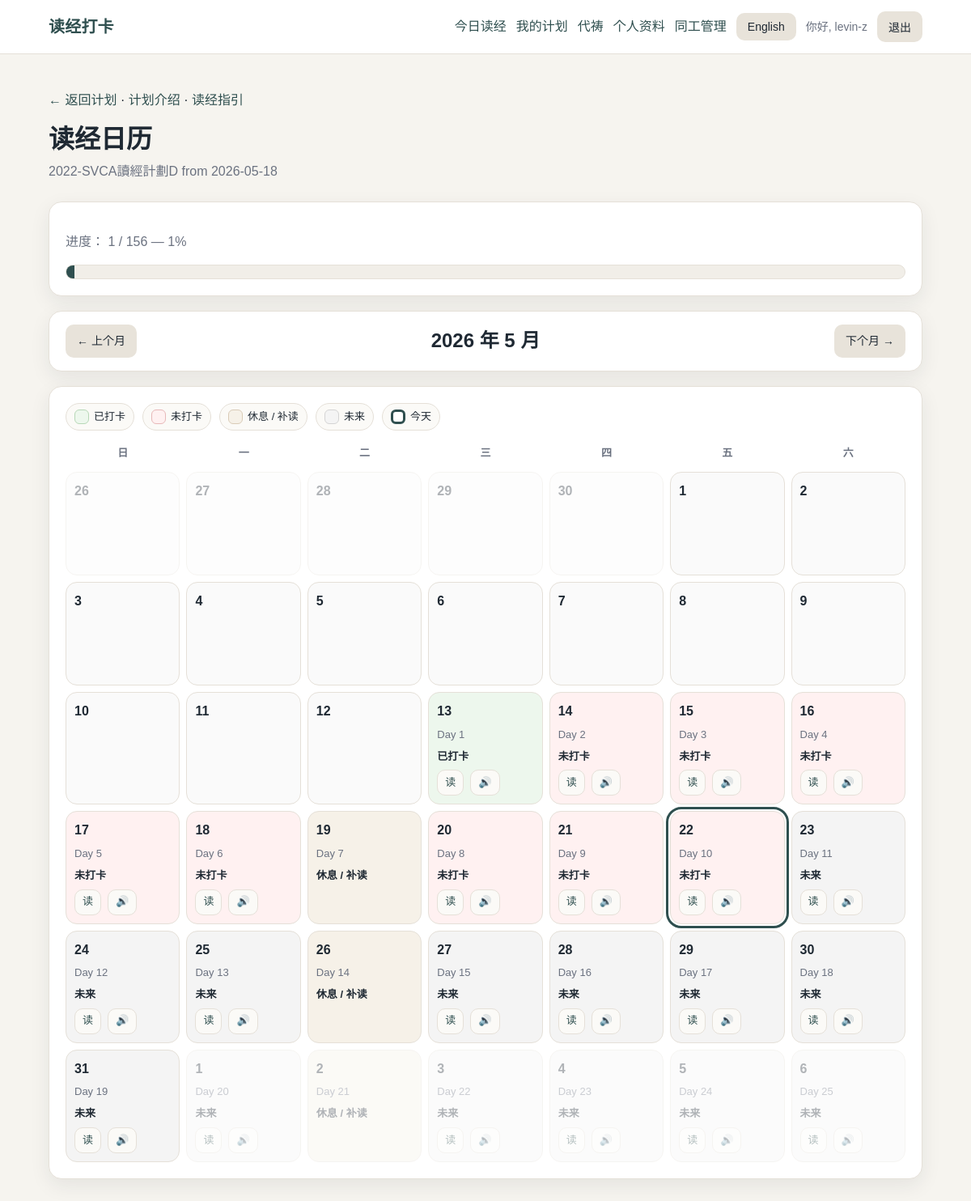
The page /plans/3/calendar/ (signed in) on the database its author committed.
### accounts/models.py (models this page shows, shortened)
class Profile(models.Model):
    LANGUAGE_CHOICES = [
        ("zh", "中文"),
        ("en", "English"),
    ]
    user = models.OneToOneField(
        settings.AUTH_USER_MODEL,
        on_delete=models.CASCADE,
        related_name="profile",
    )
    small_group = models.ForeignKey(
        SmallGroup,
        on_delete=models.SET_NULL,
        null=True,
        blank=True,
        related_name="members",
    )
    preferred_language = models.CharField(
        max_length=2,
        choices=LANGUAGE_CHOICES,
        default="zh",
    )
    must_change_password = models.BooleanField(default=False)

### reading/models.py (models this page shows, shortened)
class ActivePlan(models.Model):
    plan = models.ForeignKey(ReadingPlan, on_delete=models.PROTECT, related_name="active_runs")
    start_date = models.DateField()
    title = models.CharField(max_length=150, blank=True)
    class Meta:
        ordering = ["-start_date"]
    def current_day_number(self):
        delta = timezone.localdate() - self.start_date
        return delta.days + 1

class ReadingPlanDay(models.Model):
    plan = models.ForeignKey(ReadingPlan, on_delete=models.CASCADE, related_name="days")
    day_number = models.PositiveIntegerField()
    reading_text = models.TextField()
    memory_verse = models.CharField(max_length=120, blank=True)
    class Meta:
        unique_together = [("plan", "day_number")]
        ordering = ["plan", "day_number"]

### reading/views.py (the view)
@login_required
def active_plan_calendar(request, active_plan_id):
    active_plan = get_object_or_404(
        ActivePlan.objects.select_related("plan"),
        id=active_plan_id,
    )
    is_enrolled = PlanEnrollment.objects.filter(
        user=request.user,
        active_plan=active_plan,
    ).exists()
    if not is_enrolled:
        messages.error(request, "You need to join this plan before viewing it.")
        return redirect("home")
    year, month = get_requested_calendar_month(request)
    previous_year, previous_month = shift_month(year, month, -1)
    next_year, next_month = shift_month(year, month, 1)
    month_date = date(year, month, 1)
    plan_days = list(
        ReadingPlanDay.objects
        .filter(plan=active_plan.plan)
        .order_by("day_number")
    )
    plan_day_by_number = {
        plan_day.day_number: plan_day
        for plan_day in plan_days
    }
    max_day_number = max(plan_day_by_number.keys(), default=0)
    current_day_number = active_plan.current_day_number()
    today = timezone.localdate()
    checked_plan_day_ids = set(
        CheckIn.objects
        .filter(
            user=request.user,
            active_plan=active_plan,
        )
        .values_list("plan_day_id", flat=True)
    )
    calendar_builder = py_calendar.Calendar(firstweekday=6)
    calendar_weeks = []
    for week in calendar_builder.monthdatescalendar(year, month):
        week_cells = []
        for calendar_date in week:
            day_number = (calendar_date - active_plan.start_date).days + 1
            in_plan_range = 1 <= day_number <= max_day_number
            plan_day = plan_day_by_number.get(day_number)
            passages = get_reading_passages(plan_day) if plan_day else []
            memory_passages = (
                get_memory_passages(plan_day)
                if plan_day and plan_day.memory_verse
                else []
            )
            is_checked = bool(plan_day and plan_day.id in checked_plan_day_ids)
            is_today = calendar_date == today
            is_future = in_plan_range and day_number > current_day_number
            is_rest_day = in_plan_range and plan_day is None
            is_reading_day = plan_day is not None
            is_current_month = calendar_date.month == month
            if not in_plan_range:
                status = "outside"
            elif is_rest_day:
                status = "rest"
            elif is_checked:
                status = "checked"
            elif is_future:
                status = "future"
            elif is_reading_day:
                status = "missing"
            else:
                status = "outside"
            week_cells.append(
                {
                    "date": calendar_date,
                    "day_number": day_number if in_plan_range else None,
                    "plan_day": plan_day,
                    "passages": passages,
                    "memory_passages": memory_passages,
                    "is_checked": is_checked,
                    "is_today": is_today,
                    "is_future": is_future,
                    "is_rest_day": is_rest_day,
                    "is_reading_day": is_reading_day,
                    "is_current_month": is_current_month,
                    "status": status,
                }
            )
        calendar_weeks.append(week_cells)
    total_reading_days = len(plan_days)
    checked_days = len(checked_plan_day_ids)
    progress_percent = (
        round((checked_days / total_reading_days) * 100)
        if total_reading_days
        else 0
    )
    if request.GET.get("year") or request.GET.get("month"):
        today_calendar_url = f"{request.path}"
    else:
        today_calendar_url = None
    return render(
        request,
        "reading/active_plan_calendar.html",
        {
            "active_plan": active_plan,
            "calendar_weeks": calendar_weeks,
            "month_date": month_date,
            "year": year,
            "month": month,
            "previous_year": previous_year,
            "previous_month": previous_month,
            "next_year": next_year,
            "next_month": next_month,
            "total_reading_days": total_reading_days,
            "checked_days": checked_days,
            "progress_percent": progress_percent,
            "week_labels_zh": ["日", "一", "二", "三", "四", "五", "六"],
            "week_labels_en": ["Sun", "Mon", "Tue", "Wed", "Thu", "Fri", "Sat"],
            "today_calendar_url": today_calendar_url,
        },
    )

### templates/reading/active_plan_calendar.html (shortened to what this page needs)
{% extends "base.html" %}
{% load reading_extras %}
{% block content %}
<p>
    <a href="{% url 'active_plan_detail' active_plan.id %}">
        ← {{ ui.back_to_plan }}
    </a>
    ·
    <a href="{% url 'active_plan_intro' active_plan.id %}">
        {% if language == "zh" %}计划介绍{% else %}Introduction{% endif %}
    </a>
    ·
    <a href="{% url 'active_plan_guides' active_plan.id %}">
        {% if language == "zh" %}读经指引{% else %}Reading Guides{% endif %}
    </a>
</p>
<div class="page-header">
    <h1 class="page-title">
        {% if language == "zh" %}
        读经日历
        {% else %}
        Reading Calendar
        {% endif %}
    </h1>
    <p class="page-subtitle">
        {{ active_plan|active_plan_name:language }}
    </p>
</div>
<div class="card">
    <p class="muted">
        {% if language == "zh" %}
        进度：
        {% else %}
        Progress:
        {% endif %}
        {{ checked_days }} / {{ total_reading_days }}
        — {{ progress_percent }}%
    </p>
    <div class="progress-bar">
        <div class="progress-bar-fill" style="width: {{ progress_percent }}%;"></div>
    </div>
</div>
<div class="card calendar-nav-card">
    <div class="calendar-nav">
        <a class="button button-secondary"
           href="{% url 'active_plan_calendar' active_plan.id %}?year={{ previous_year }}&month={{ previous_month }}">
            ← {% if language == "zh" %}上个月{% else %}Previous{% endif %}
        </a>
        <h2>
            {% if language == "zh" %}
            {{ year }} 年 {{ month }} 月
            {% else %}
            {{ month_date|date:"F Y" }}
            {% endif %}
        </h2>
        <a class="button button-secondary"
           href="{% url 'active_plan_calendar' active_plan.id %}?year={{ next_year }}&month={{ next_month }}">
            {% if language == "zh" %}下个月{% else %}Next{% endif %} →
        </a>
    </div>
</div>
<div class="card">
    <div class="calendar-legend">
        <span class="legend-item">
            <span class="legend-swatch legend-swatch-checked"></span>
            {% if language == "zh" %}已打卡{% else %}Checked{% endif %}
        </span>
        <span class="legend-item">
            <span class="legend-swatch legend-swatch-missing"></span>
            {% if language == "zh" %}未打卡{% else %}Missing{% endif %}
        </span>
        <span class="legend-item">
            <span class="legend-swatch legend-swatch-rest"></span>
            {% if language == "zh" %}休息 / 补读{% else %}Rest / Catch-up{% endif %}
        </span>
        <span class="legend-item">
            <span class="legend-swatch legend-swatch-future"></span>
            {% if language == "zh" %}未来{% else %}Future{% endif %}
        </span>
        <span class="legend-item">
            <span class="legend-swatch legend-swatch-today"></span>
            {% if language == "zh" %}今天{% else %}Today{% endif %}
        </span>
    </div>
    <div class="reading-calendar">
        <div class="calendar-week calendar-week-header">
            {% if language == "zh" %}
            {% for label in week_labels_zh %}
            <div class="calendar-weekday">{{ label }}</div>
            {% endfor %}
            {% else %}
            {% for label in week_labels_en %}
            <div class="calendar-weekday">{{ label }}</div>
            {% endfor %}
            {% endif %}
        </div>
        {% for week in calendar_weeks %}
        <div class="calendar-week">
            {% for cell in week %}
            <div class="
                        calendar-day
                        calendar-day-{{ cell.status }}
                        {% if not cell.is_current_month %}calendar-day-muted{% endif %}
                        {% if cell.is_today %}calendar-day-today{% endif %}
                    ">
                <div class="calendar-day-number">
                    {{ cell.date.day }}
                </div>
                {% if cell.day_number %}
                <div class="calendar-plan-day">
                    Day {{ cell.day_number }}
                </div>
                {% endif %}
                {% if cell.status == "checked" %}
                <div class="calendar-status">
                    {% if language == "zh" %}已打卡{% else %}Checked in{% endif %}
                </div>
                {% elif cell.status == "missing" %}
                <div class="calendar-status">
                    {% if language == "zh" %}未打卡{% else %}Missing{% endif %}
                </div>
                {% elif cell.status == "rest" %}
                <div class="calendar-status">
                    {% if language == "zh" %}休息 / 补读{% else %}Rest / Catch-up{% endif %}
                </div>
                {% elif cell.status == "future" %}
                <div class="calendar-status">
                    {% if language == "zh" %}未来{% else %}Future{% endif %}
                </div>
                {% endif %}
                {% if cell.is_reading_day %}
                {% if cell.passages %}
                <div class="calendar-day-actions">
                    <a class="calendar-read-link"
                       href="{% url 'passage_reader' active_plan.id cell.plan_day.id 0 %}?lang={{ language }}">
                        {% if language == "zh" %}读{% else %}Read{% endif %}
                    </a>
                    <a class="calendar-audio-link"
                       href="{% url 'audio_reader' active_plan.id cell.plan_day.id 0 %}?lang={{ language }}"
                       aria-label="{% if language == 'zh' %}听 Day {{ cell.day_number }}{% else %}Listen to Day {{ cell.day_number }}{% endif %}">
                        🔊
                    </a>
                </div>
                {% endif %}
                {% endif %}
            </div>
            {% endfor %}
        </div>
        {% endfor %}
    </div>
</div>
{% endblock %}

### templates/base.html (shortened to what this page needs)
{% load static %}
<!doctype html>
<html lang="en">
<head>
    <link rel="stylesheet" href="{% static 'css/app.css' %}">
</head>
<body>
    <header class="site-header">
        <div class="site-header-inner">
            <a class="brand" href="{% url 'home' %}">{{ ui.site_title }}</a>
            <nav class="nav">
                {% if user.is_authenticated %}
                <a href="{% url 'home' %}">{{ ui.today }}</a>
                <a href="{% url 'my_plans' %}">{{ ui.my_plans }}</a>
                <a href="{% url 'prayer_list' %}">
                    {% if language == "zh" %}代祷{% else %}Prayer{% endif %}
                </a>
                <a href="{% url 'profile' %}">{{ ui.profile }}</a>
                {% if user.is_staff %}
                <details class="nav-staff-menu">
                    <summary>
                        {% if language == "zh" %}同工管理{% else %}Staff{% endif %}
                    </summary>
                </details>
                {% endif %}
                <form method="post" action="{% url 'change_language' %}" class="inline-form">
                    <button type="submit" class="button-secondary">
                        {{ other_language_label }}
                    </button>
                </form>
                <span class="nav-user">{{ ui.hi }}, {{ user.username }}</span>
                <form method="post" action="{% url 'logout' %}" class="inline-form">
                    <button type="submit" class="button-secondary">{{ ui.logout }}</button>
                </form>
                {% endif %}
            </nav>
        </div>
    </header>
    <main class="container">
        {% block content %}{% endblock %}
    </main>
</body>
</html>

### rows shown on the page
Profile: preferred_language.title "2022-SVCA讀經計劃D from 2026-05-18"
ReadingPlanDay: date.day "13", day_number "1", shows "已打卡", shows "读"
ReadingPlanDay: date.day "14", day_number "2", shows "未打卡", shows "读"
ReadingPlanDay: date.day "15", day_number "3", shows "未打卡", shows "读"
ReadingPlanDay: date.day "16", day_number "4", shows "未打卡", shows "读"
ReadingPlanDay: date.day "17", day_number "5", shows "未打卡", shows "读"
ReadingPlanDay: date.day "18", day_number "6", shows "未打卡", shows "读"
ReadingPlanDay: date.day "20", day_number "8", shows "未打卡", shows "读"
ReadingPlanDay: date.day "21", day_number "9", shows "未打卡", shows "读"
ReadingPlanDay: date.day "22", day_number "10", shows "未打卡", shows "读"
ReadingPlanDay: date.day "23", day_number "11", shows "未来", shows "读"
ReadingPlanDay: date.day "24", day_number "12", shows "未来", shows "读"
ReadingPlanDay: date.day "25", day_number "13", shows "未来", shows "读"
ReadingPlanDay: date.day "27", day_number "15", shows "未来", shows "读"
ReadingPlanDay: date.day "28", day_number "16", shows "未来", shows "读"
ReadingPlanDay: date.day "29", day_number "17", shows "未来", shows "读"
ReadingPlanDay: date.day "30", day_number "18", shows "未来", shows "读"
ReadingPlanDay: date.day "31", day_number "19", shows "未来", shows "读"
ReadingPlanDay: date.day "1", day_number "20", shows "未来", shows "读"
ReadingPlanDay: date.day "3", day_number "22", shows "未来", shows "读"
ReadingPlanDay: date.day "4", day_number "23", shows "未来", shows "读"
ReadingPlanDay: date.day "5", day_number "24", shows "未来", shows "读"
ReadingPlanDay: date.day "6", day_number "25", shows "未来", shows "读"

### other values the page prints
{{ ui.site_title }} "读经打卡"
{{ ui.today }} "今日读经"
{{ ui.my_plans }} "我的计划"
{{ ui.profile }} "个人资料"
{{ other_language_label }} "English"
{{ ui.hi }} "你好"
{{ user.username }} "levin-z"
{{ ui.logout }} "退出"
{{ ui.back_to_plan }} "返回计划"
{{ checked_days }} "1"
{{ total_reading_days }} "156"
{{ progress_percent }} "1"
{{ year }} "2026"
{{ month }} "5"
{{ label }} "日" "一" "二" "三" "四" "五" "六"
